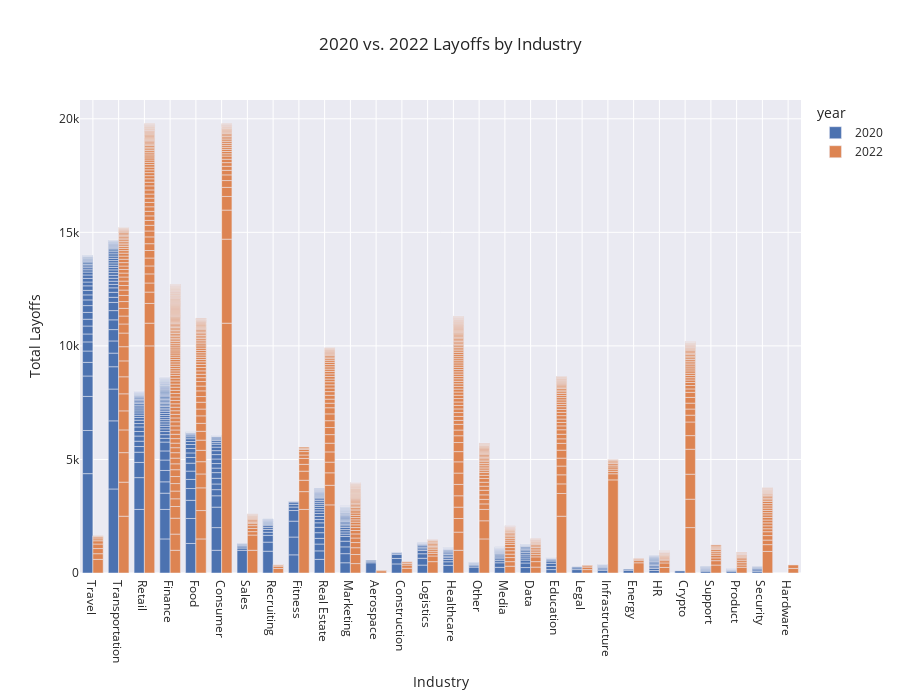

The code cell stored with this chart in its notebook:
### Code cell
# There wasnt much layoffs in 2021 so lets look at 2020 compared to 2022



fig = px.bar(df_total[(df_total['year'] == '2020') | (df_total['year'] == '2022')].sort_values(by=['total_laid_off'],
             ascending=False), 
             x="industry",
             y="total_laid_off",
             color='year', barmode='group',
             height=700,
            category_orders = {'year': ['2020', '2022']},
             template = 'seaborn',
             title="2020 vs. 2022 Layoffs by Industry",
             labels={'industry': 'Industry', 'total_laid_off':'Total Layoffs'})
fig.update_layout(title_x=0.5)
fig.show()

### Figure 1 — Plotly figure (JSON) as saved in the notebook; plotly's stock layout.template omitted (floating-point values rounded to 4 significant figures; data arrays with more than 128 entries replaced by an {"elided": "..."} marker saying what was removed)
{"data": [{"alignmentgroup": "True", "hovertemplate": "year=2020<br>Industry=%{x}<br>Total Layoffs=%{y}<extra></extra>", "legendgroup": "2020", "marker": {"color": "rgb(76,114,176)", "pattern": {"shape": ""}}, "name": "2020", "offsetgroup": "2020", "orientation": "v", "showlegend": true, "textposition": "auto", "type": "bar", "x": {"elided": "476 str values"}, "xaxis": "x", "y": {"elided": "476 float values"}, "yaxis": "y"}, {"alignmentgroup": "True", "hovertemplate": "year=2022<br>Industry=%{x}<br>Total Layoffs=%{y}<extra></extra>", "legendgroup": "2022", "marker": {"color": "rgb(221,132,82)", "pattern": {"shape": ""}}, "name": "2022", "offsetgroup": "2022", "orientation": "v", "showlegend": true, "textposition": "auto", "type": "bar", "x": {"elided": "808 str values"}, "xaxis": "x", "y": {"elided": "808 float values"}, "yaxis": "y"}], "layout": {"barmode": "group", "height": 700, "legend": {"title": {"text": "year"}, "tracegroupgap": 0}, "title": {"text": "2020 vs. 2022 Layoffs by Industry", "x": 0.5}, "xaxis": {"anchor": "y", "domain": [0, 1], "title": {"text": "Industry"}}, "yaxis": {"anchor": "x", "domain": [0, 1], "title": {"text": "Total Layoffs"}}}}
